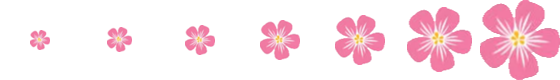
#> input picture Код Будущего 23-24/Модуль-3/flowers.png, 560 x 80 px, found by its file name
$ python 'Prepare flower.py'
#> lines starting #> are read from the running program, lines starting #| are printed output that depends on the picture
from PIL import Image

N_F = 7
im = Image.open('flowers.png')
#> im is the input picture: PIL image 560x80 RGB; mean R, G, B 251.4, 228.1, 235.2
w, h = im.size
#> w = 560; h = 80
w = w // N_F
#> w = 80
for n in range(N_F):
    im_out = Image.new('RGB', (w, h))
    im_out.paste(im, (0, 0))
    # [10 lines of commented-out code are left out]
    im_out.save(f"flower{n}.gif", "gif")
    im = im.crop((w, 0, w * 7, h))
#> this loop made 7 passes
#> pass 1, `im_out.save(f"flower{n}.gif", "gif")`:
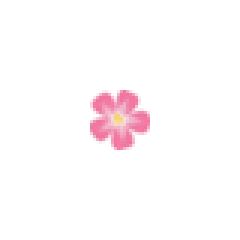
#> saved as flower0.gif: PIL image 80x80 RGB (shown 3 times larger); mean R, G, B 254.4, 250.4, 251.6
#> pass 1, `im = im.crop((w, 0, w * 7, h))`:
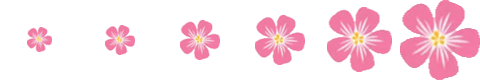
#> im: PIL image 480x80 RGB; mean R, G, B 250.9, 224.4, 232.5
#> pass 2, `im_out.save(f"flower{n}.gif", "gif")`:
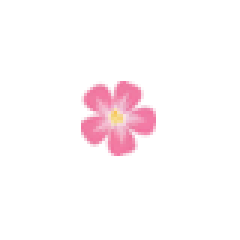
#> saved as flower1.gif: PIL image 80x80 RGB (shown 3 times larger); mean R, G, B 254, 247.9, 249.8
#> after the loop: im: PIL image 480x80 RGB; every value is 0
#> after the loop:
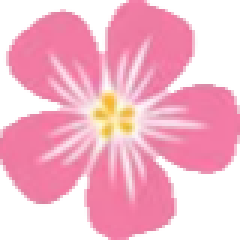
#> im_out: PIL image 80x80 RGB (shown 3 times larger); mean R, G, B 245.3, 182.9, 202
